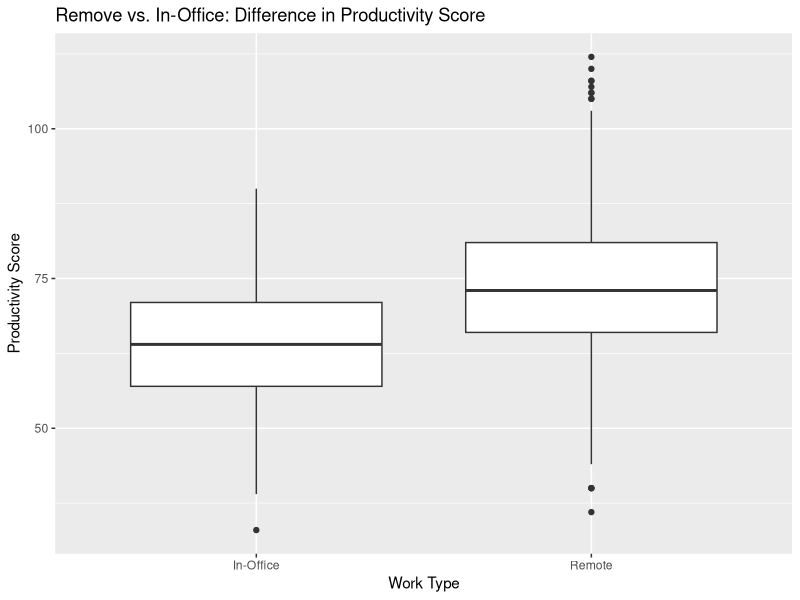
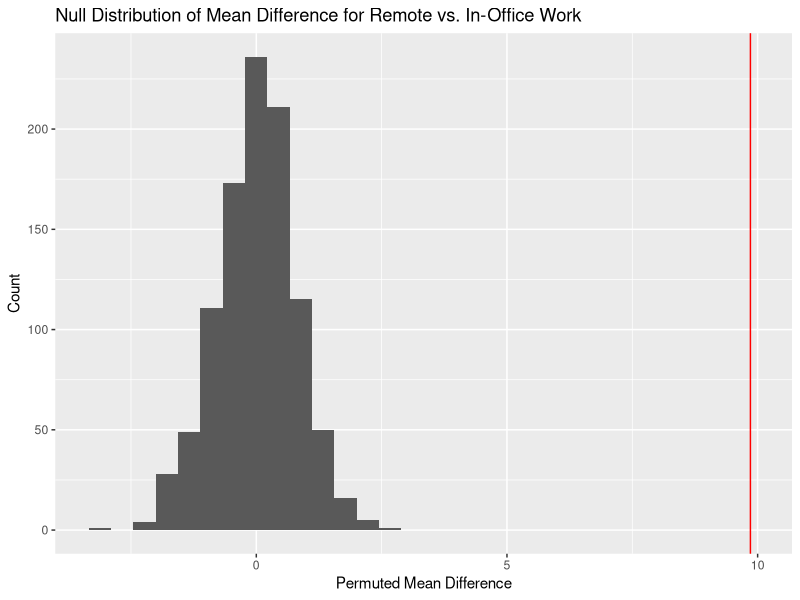
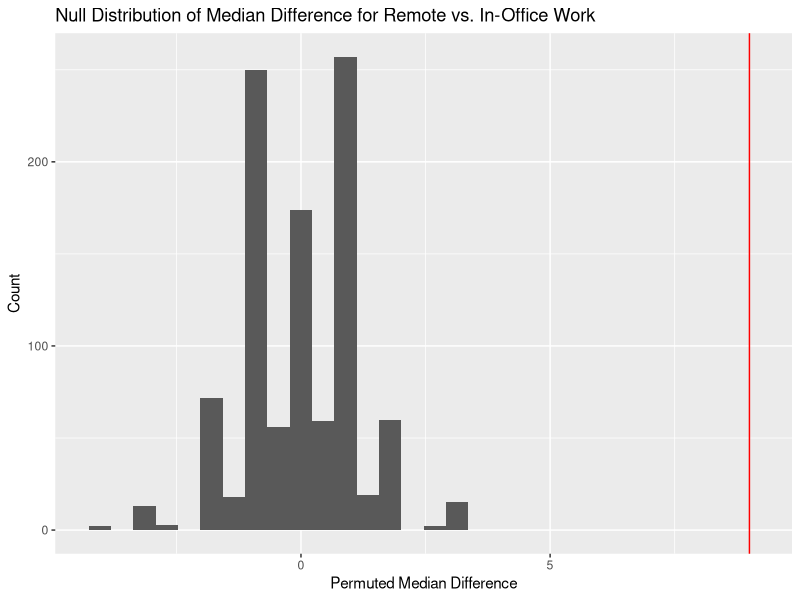

These charts were generated, in order, by the following R code:
## ---- chunk 1
library(dplyr)
library(ggplot2)
library(purrr)

remote <- read.csv("remote_work_productivity.csv")

remote <- remote |> 
  mutate(
    typework = Employment_Type,
    productivity = Productivity_Score
  )

remote |> 
  ggplot(aes(x = typework, y = productivity)) +
  geom_boxplot() +
  labs(title = "Remove vs. In-Office: Difference in Productivity Score",
       x = "Work Type",
       y = "Productivity Score")
## ---- chunk 2
remote_summary <- remote |> 
  group_by(typework) |> 
  summarize(ave_productivity = mean(productivity),
            med_productivity = median(productivity))

obs_diff <- remote |> 
  group_by(typework) |> 
  summarize(ave_productivity = mean(productivity),
            med_productivity = median(productivity)) |> 
  summarize(obs_ave_diff = diff(ave_productivity),
            obs_med_diff = diff(med_productivity))

perm_data <- function(rep, data){
  data |> 
    select(typework, productivity) |> 
    mutate(productivity_perm = sample(productivity, replace = FALSE)) |> 
    group_by(typework) |> 
    summarize(obs_ave = mean(productivity),
              obs_med = median(productivity),
              perm_ave = mean(productivity_perm),
              perm_med = median(productivity_perm)) |> 
    summarize(obs_ave_diff = diff(obs_ave),
              obs_med_diff = diff(obs_med),
              perm_ave_diff = diff(perm_ave),
              perm_med_diff = diff(perm_med),
              rep = rep)
}

map(c(1:10), perm_data, data = remote) |> 
  list_rbind()

set.seed(47)
perm_stats <- map(1:1000, perm_data, data = remote) |> 
  list_rbind()

perm_stats |> 
  ggplot(aes(x = perm_ave_diff)) + 
  geom_histogram() + 
  geom_vline(aes(xintercept = obs_ave_diff), color = "red") + 
    labs(title = "Null Distribution of Mean Difference for Remote vs. In-Office Work",
       x = "Permuted Mean Difference",
       y = "Count")

perm_stats |> 
  ggplot(aes(x = perm_med_diff)) + 
  geom_histogram() + 
  geom_vline(aes(xintercept = obs_med_diff), color = "red") +
    labs(title = "Null Distribution of Median Difference for Remote vs. In-Office Work",
       x = "Permuted Median Difference",
       y = "Count")
## ---- chunk 3
perm_stats |> 
  summarize(p_val_ave = mean(perm_ave_diff > obs_ave_diff),
            p_val_med = mean(perm_med_diff > obs_med_diff))
